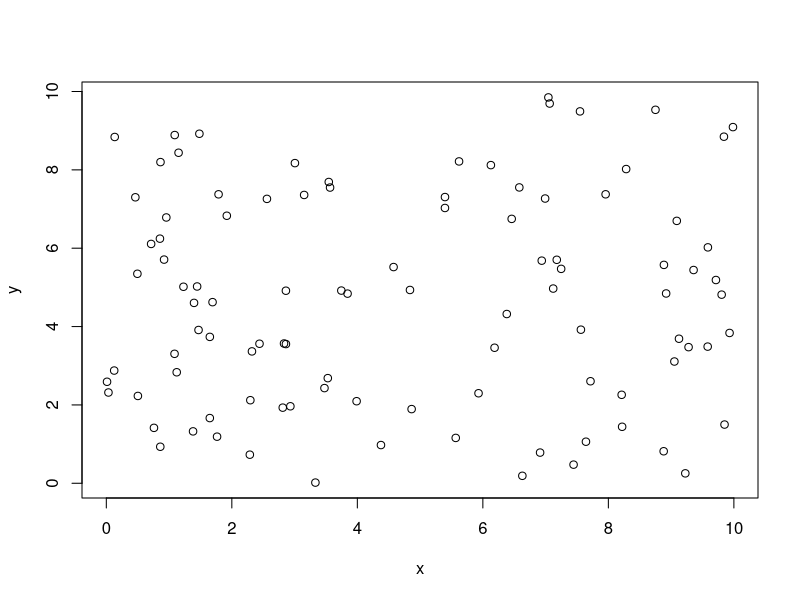
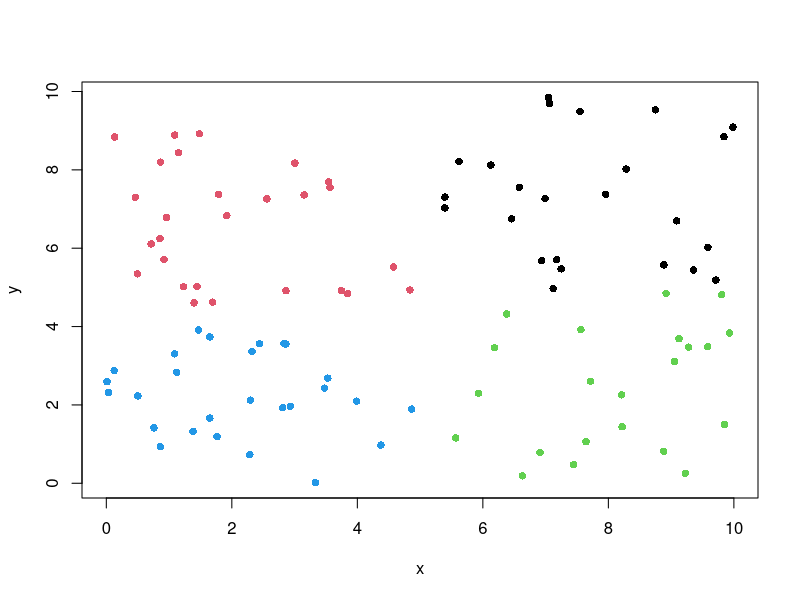

Write R code to recreate these figures, in order.
x <- runif(100,0,10)
y <- runif(100,0,10)

plot(x,y)
data <- data.frame(x,y)

km <- kmeans(data,4,nstart=15)

plot(data,col=km$cluster, pch=16)